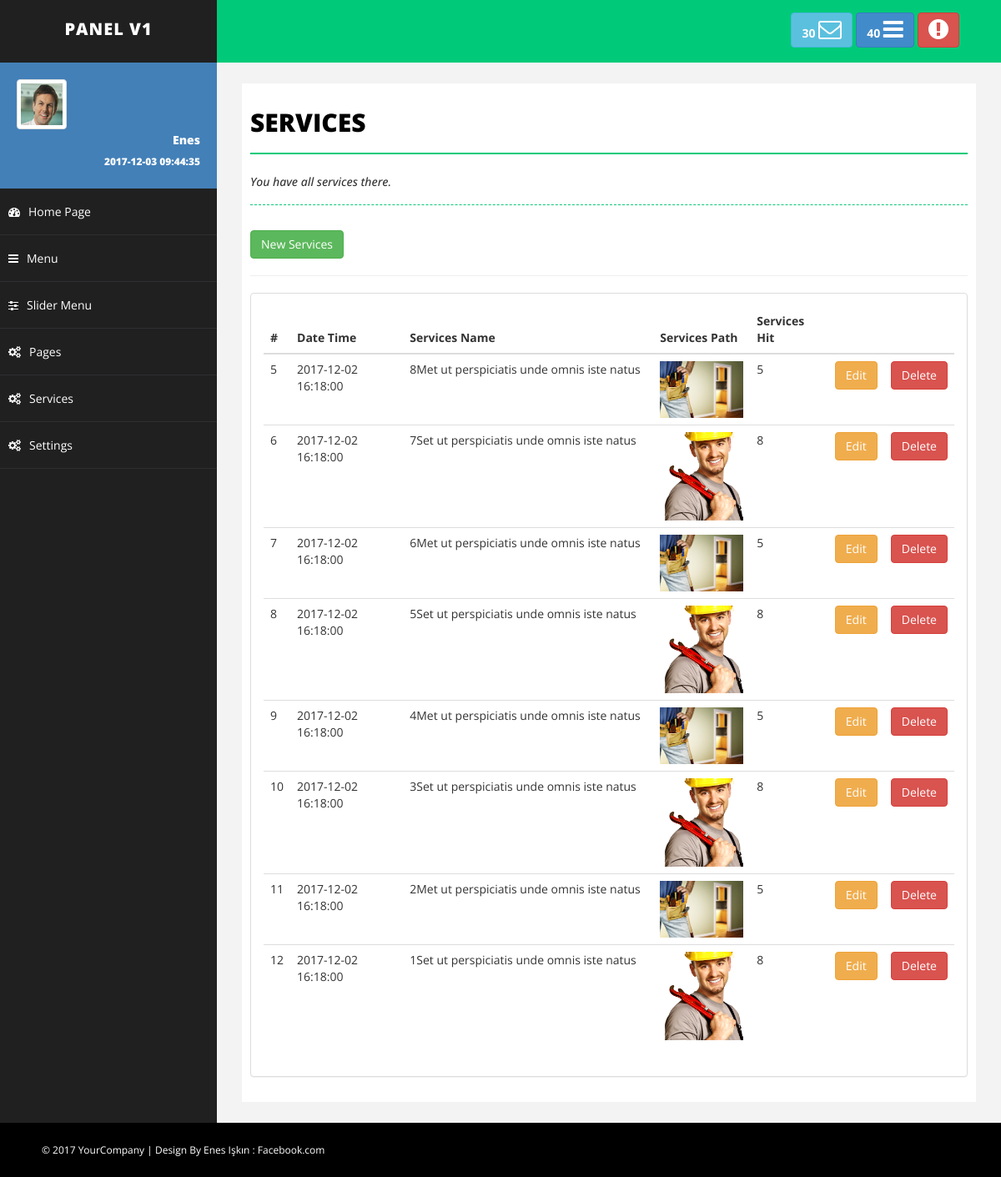
/admin/servicesa.php (signed in), run on the app's committed database.
### tables this page shows
CREATE TABLE `services` (
  `services_id` int(11) NOT NULL,
  `services_date` datetime NOT NULL,
  `services_name` varchar(100) NOT NULL,
  `services_detail` varchar(2000) NOT NULL,
  `services_path` varchar(250) NOT NULL,
  `services_hit` varchar(50) NOT NULL DEFAULT '0'
);

### admin/servicesa.php (the view, shortened to what this page needs)
<?php include 'header.php';
include 'sidebar.php';
?>
<div id="page-wrapper">
    <div id="page-inner">
        <div class="row">
            <div class="col-md-12">
                <h1 class="page-head-line">SERVICES</h1>
                <?php if(@$_GET['case']== "ok"){?>
                    <h1 class="page-subhead-line" style="color: green;">The change has been approved. </h1>
                <?php }elseif(@$_GET['case']=="no"){?>
                    <h1 class="page-subhead-line" style="color: red;">Change not confirmed. </h1>
                <?php } else{ ?>
                    <h1 class="page-subhead-line">You have all services there. </h1>
                <?php } ?>
            </div>
            <div class="col-md-12">
                <a href="new_services"><button class="btn btn-success">New Services</button></a>
                <hr>
            </div>
            <div class="col-md-12">
                <div class="panel panel-default">
                <div class="panel-body">
                    <table class="table table-hover">
                        <thead>
                            <th>#</th>
                            <th>Date Time</th>
                            <th style="width: 300px;">Services Name</th>
                            <th>Services Path</th>
                            <th>Services Hit</th>
                            <th style="width: 10px;"></th>
                            <th style="width: 10px;"></th>
                        </thead>
                        <tbody>
                                <?php
                                    $all_services = mysqli_query($conn, "SELECT * FROM services ");
                                    while($row_services= mysqli_fetch_assoc($all_services)){;?>
                                <tr>
                                <td><?php echo $row_services['services_id']?></td>
                                <td><?php echo $row_services['services_date']?></td>
                                <td><?php echo $row_services['services_name']?></td>
                                <td><img width="100px;" src="<?php echo $row_services['services_path']?>"</td>
                                <td><?php echo $row_services['services_hit']?></td>
                                <td><a href="edit_services?services_id=<?php echo $row_services['services_id']?>"><button class="btn btn-warning">Edit</button></a></td>
                                <td><a href="servicesa.php?services_id=<?php echo $row_services['services_id']?>&delete_services=ok"><button class="btn btn-danger">Delete</button></a></td>
                                </tr> <?php }?>
                        </tbody>
                    </table>
                </div>
                </div>
            </div>
        </div>
    </div>
</div>
<?php include'footer.php'; ?>

### admin/sidebar.php
<nav class="navbar-default navbar-side" role="navigation">
    <div class="sidebar-collapse">
        <ul class="nav" id="main-menu">
            <li>
                <div class="user-img-div">
                    <img src="assets/img/user.png" class="img-thumbnail" />
                    <div class="inner-text">
                        <?php echo $_SESSION['admin_username']; ?>
                        <br />
                        <small><?php
                                $admin_date = $_SESSION['admin_username'];
                                $date = mysqli_query($conn, "SELECT * FROM admin WHERE admin_username = '$admin_date' ");
                                if($row_date= mysqli_fetch_assoc($date)){
                                    echo $row_date['last_date'];
                                }
                            ?> </small>
                    </div>
                </div>
            </li>
            <li>
                <a class="#" href="index.php"><i class="fa fa-dashboard "></i>Home Page</a>
            </li>
            <li>
                <a class="#" href="menu.php"><i class="fa fa-navicon"></i>Menu</a>
            </li>
            <li>
                <a class="#" href="slider.php"><i class="fa fa-sliders"></i>Slider Menu</a>
            </li>
            <li>
                <a class="#" href="pages.php"><i class="fa fa-cogs "></i>Pages</a>
            </li>
            <li>
                <a class="#" href="servicesa.php"><i class="fa fa-cogs "></i>Services</a>
            </li>
            <?php
                $admin = $_SESSION['admin_username'];
                $admin_run = mysqli_query($conn,"SELECT * FROM admin WHERE admin_username = '$admin'");
                $row_admin = mysqli_fetch_assoc($admin_run);
            if($row_admin['admin_role']=="1"){ ?>
                <li>
                <a class="#" href="settings.php"><i class="fa fa-cogs "></i>Settings</a>
            </li>
            <?php }   ?>
    </div>
</nav>

### admin/assets/css/basic.css (style rules this page uses)
body { font-family: 'Open Sans', sans-serif; line-height:25px; }
#page-wrapper { padding: 15px 15px; min-height: 600px; background: #F3F3F3; }
#page-inner { width: 100%; margin: 10px 20px 10px 0px; background-color: #fff!important; padding: 10px; min-height: 1200px; }
.page-head-line { font-size: 30px; text-transform: uppercase; color: #000; font-weight: 800; padding-bottom: 20px; border-bottom: 2px solid #00CA79; margin-bottom: 10px; }
.page-subhead-line { font-size: 14px; padding-top: 5px; padding-bottom: 20px; font-style:italic; margin-bottom:30px; border-bottom:1px dashed #00CA79; }
.user-img-div { min-height: 140px; padding: 20px; background-color: #4380B8; }
.user-img-div img { max-height: 60px; }
.user-img-div .inner-text { text-align: right; position: relative; color: #fff; font-weight: 800; line-height: 25px; }
.sidebar-collapse, .sidebar-collapse .nav { background: none; }
.sidebar-collapse .nav { padding: 0; }
.sidebar-collapse .nav > li > a { color: #fff; background: #202020; text-shadow: none; padding: 15px 40px; border-bottom: 1px solid #2F2E31; }
.sidebar-collapse > .nav > li > a { padding: 15px 10px; }
.navbar-side { border: none; background-color: #202020; }
.navbar-default { border: 0px solid black; }
.nav > li > a > i { margin-right: 10px; }
@media (min-width:768px) { #page-wrapper { margin: 0 0 0 260px; padding: 15px 30px; min-height: 1200px; } }
@media (min-width:768px) { .navbar-side { z-index: 1; position: absolute; width: 260px; } }

### data on the page
services: services_id "5", services_date "2017-12-02 16:18:00", services_name "8Met ut perspiciatis unde omnis iste natus", services_path (picture), services_hit "5"
services: services_id "6", services_date "2017-12-02 16:18:00", services_name "7Set ut perspiciatis unde omnis iste natus", services_path (picture), services_hit "8"
services: services_id "7", services_date "2017-12-02 16:18:00", services_name "6Met ut perspiciatis unde omnis iste natus", services_path (picture), services_hit "5"
services: services_id "8", services_date "2017-12-02 16:18:00", services_name "5Set ut perspiciatis unde omnis iste natus", services_path (picture), services_hit "8"
services: services_id "9", services_date "2017-12-02 16:18:00", services_name "4Met ut perspiciatis unde omnis iste natus", services_path (picture), services_hit "5"
services: services_id "10", services_date "2017-12-02 16:18:00", services_name "3Set ut perspiciatis unde omnis iste natus", services_path (picture), services_hit "8"
services: services_id "11", services_date "2017-12-02 16:18:00", services_name "2Met ut perspiciatis unde omnis iste natus", services_path (picture), services_hit "5"
services: services_id "12", services_date "2017-12-02 16:18:00", services_name "1Set ut perspiciatis unde omnis iste natus", services_path (picture), services_hit "8"

### other printed values
$_SESSION['admin_username'] "Enes"
$row_date['last_date'] "2017-12-03 09:44:35"
